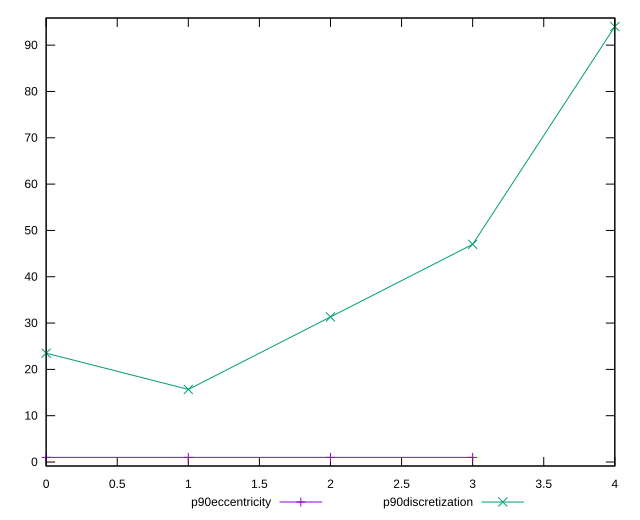

This chart was generated by the following gnuplot code:
reset

$p90Eccentricity <<EOF
0 1.000000000000001
1 0.9999999999999979
2 0.9999999999999989
3 1.0000000000000013
EOF

$p90Discretization <<EOF
0 23.5
1 15.666666666666666
2 31.333333333333332
3 47
4 94
EOF

set key outside below
set xrange [0:4]
set yrange [-0.8600000000000022:95.86]
set trange [-0.8600000000000022:95.86]
set terminal svg size 640, 520 enhanced background rgb 'white'
set output "report_00019_2021-02-10T18-14-37.922Z//meta/score-difference/progression/eccentricity.svg"

plot $p90Eccentricity title "p90eccentricity" with linespoints, \
     $p90Discretization title "p90discretization" with linespoints

reset
